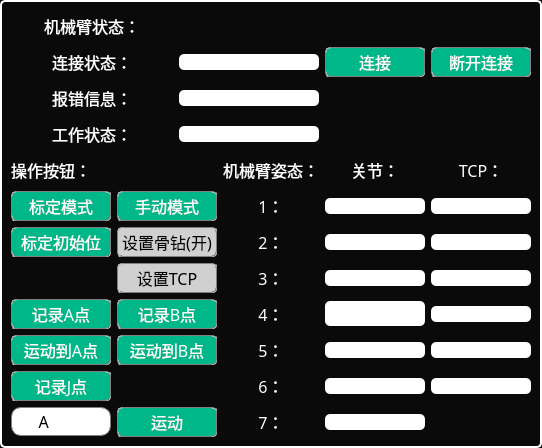
<?xml version="1.0" encoding="UTF-8"?>
<ui version="4.0">
 <class>RobotViewControls</class>
 <widget class="QWidget" name="RobotViewControls">
  <property name="geometry">
   <rect>
    <x>0</x>
    <y>0</y>
    <width>540</width>
    <height>448</height>
   </rect>
  </property>
  <property name="windowTitle">
   <string>Widget</string>
  </property>
  <property name="styleSheet">
   <string notr="true">QWidget{
  background-color: transparent;
  background:#0a0a0a;
  border: 2px solid white; 
  border-radius: 5px;
}

</string>
  </property>
  <layout class="QGridLayout" name="gridLayout">
   <item row="0" column="0" colspan="3">
    <layout class="QGridLayout" name="gridLayout_2">
     <item row="0" column="0">
      <widget class="QLabel" name="label">
       <property name="sizePolicy">
        <sizepolicy hsizetype="Preferred" vsizetype="Fixed">
         <horstretch>0</horstretch>
         <verstretch>0</verstretch>
        </sizepolicy>
       </property>
       <property name="minimumSize">
        <size>
         <width>0</width>
         <height>30</height>
        </size>
       </property>
       <property name="font">
        <font>
         <family>黑体</family>
         <pointsize>12</pointsize>
        </font>
       </property>
       <property name="styleSheet">
        <string notr="true">border:0px;</string>
       </property>
       <property name="lineWidth">
        <number>1</number>
       </property>
       <property name="midLineWidth">
        <number>0</number>
       </property>
       <property name="text">
        <string>&lt;html&gt;&lt;head/&gt;&lt;body&gt;&lt;p&gt;&lt;span style=&quot; color:#ffffff;&quot;&gt;机械臂状态：&lt;/span&gt;&lt;/p&gt;&lt;/body&gt;&lt;/html&gt;</string>
       </property>
       <property name="alignment">
        <set>Qt::AlignCenter</set>
       </property>
      </widget>
     </item>
     <item row="1" column="1">
      <widget class="QLineEdit" name="robotconnectstate">
       <property name="minimumSize">
        <size>
         <width>140</width>
         <height>0</height>
        </size>
       </property>
       <property name="maximumSize">
        <size>
         <width>140</width>
         <height>16777215</height>
        </size>
       </property>
       <property name="styleSheet">
        <string notr="true">background-color: rgb(255, 255, 255);
font:12pt &quot;黑体&quot;;
border:0px;</string>
       </property>
      </widget>
     </item>
     <item row="3" column="1">
      <widget class="QLineEdit" name="robotworkmode">
       <property name="minimumSize">
        <size>
         <width>140</width>
         <height>0</height>
        </size>
       </property>
       <property name="maximumSize">
        <size>
         <width>140</width>
         <height>16777215</height>
        </size>
       </property>
       <property name="styleSheet">
        <string notr="true">background-color: rgb(255, 255, 255);
font:12pt &quot;黑体&quot;;border:0px;</string>
       </property>
      </widget>
     </item>
     <item row="2" column="0">
      <widget class="QLabel" name="label_4">
       <property name="minimumSize">
        <size>
         <width>0</width>
         <height>30</height>
        </size>
       </property>
       <property name="font">
        <font>
         <family>黑体</family>
         <pointsize>12</pointsize>
        </font>
       </property>
       <property name="styleSheet">
        <string notr="true">border:0px; 
</string>
       </property>
       <property name="text">
        <string>&lt;html&gt;&lt;head/&gt;&lt;body&gt;&lt;p&gt;&lt;span style=&quot; color:#ffffff;&quot;&gt;报错信息：&lt;/span&gt;&lt;/p&gt;&lt;/body&gt;&lt;/html&gt;</string>
       </property>
       <property name="alignment">
        <set>Qt::AlignCenter</set>
       </property>
      </widget>
     </item>
     <item row="1" column="2">
      <widget class="QPushButton" name="SocketConnect">
       <property name="minimumSize">
        <size>
         <width>100</width>
         <height>30</height>
        </size>
       </property>
       <property name="maximumSize">
        <size>
         <width>100</width>
         <height>30</height>
        </size>
       </property>
       <property name="font">
        <font>
         <family>黑体</family>
         <pointsize>12</pointsize>
        </font>
       </property>
       <property name="styleSheet">
        <string notr="true">QPushButton{
	background:rgb(0, 183, 138);
	border:1px groove gray;
	border-radius:5px;
	color:white;
}
QPushButton::hover{
	background: rgb(237, 240, 243);
	border:1px groove gray;
	border-radius:5px;
	color:black;
}
QPushButton::pressed { 
	padding-left:6px;
	padding-top:6px;
}</string>
       </property>
       <property name="text">
        <string>连接</string>
       </property>
      </widget>
     </item>
     <item row="2" column="1">
      <widget class="QLineEdit" name="errorstate">
       <property name="minimumSize">
        <size>
         <width>140</width>
         <height>0</height>
        </size>
       </property>
       <property name="maximumSize">
        <size>
         <width>140</width>
         <height>16777215</height>
        </size>
       </property>
       <property name="styleSheet">
        <string notr="true">background-color: rgb(255, 255, 255);
font:12pt &quot;黑体&quot;;border:0px;</string>
       </property>
      </widget>
     </item>
     <item row="3" column="0">
      <widget class="QLabel" name="label_5">
       <property name="minimumSize">
        <size>
         <width>0</width>
         <height>30</height>
        </size>
       </property>
       <property name="font">
        <font>
         <family>黑体</family>
         <pointsize>12</pointsize>
        </font>
       </property>
       <property name="styleSheet">
        <string notr="true">border:0px;</string>
       </property>
       <property name="text">
        <string>&lt;html&gt;&lt;head/&gt;&lt;body&gt;&lt;p&gt;&lt;span style=&quot; color:#ffffff;&quot;&gt;工作状态：&lt;/span&gt;&lt;/p&gt;&lt;/body&gt;&lt;/html&gt;</string>
       </property>
       <property name="alignment">
        <set>Qt::AlignCenter</set>
       </property>
      </widget>
     </item>
     <item row="1" column="0">
      <widget class="QLabel" name="label_2">
       <property name="minimumSize">
        <size>
         <width>0</width>
         <height>30</height>
        </size>
       </property>
       <property name="font">
        <font>
         <family>黑体</family>
         <pointsize>12</pointsize>
        </font>
       </property>
       <property name="styleSheet">
        <string notr="true">border:0px;</string>
       </property>
       <property name="text">
        <string>&lt;html&gt;&lt;head/&gt;&lt;body&gt;&lt;p&gt;&lt;span style=&quot; color:#ffffff;&quot;&gt;连接状态：&lt;/span&gt;&lt;/p&gt;&lt;/body&gt;&lt;/html&gt;</string>
       </property>
       <property name="alignment">
        <set>Qt::AlignCenter</set>
       </property>
      </widget>
     </item>
     <item row="1" column="3">
      <widget class="QPushButton" name="SocketDisConnect">
       <property name="minimumSize">
        <size>
         <width>100</width>
         <height>30</height>
        </size>
       </property>
       <property name="maximumSize">
        <size>
         <width>100</width>
         <height>30</height>
        </size>
       </property>
       <property name="font">
        <font>
         <family>黑体</family>
         <pointsize>12</pointsize>
        </font>
       </property>
       <property name="styleSheet">
        <string notr="true">QPushButton{
	background:rgb(0, 183, 138);
	border:1px groove gray;
	border-radius:5px;
	color:white;
}
QPushButton::hover{
	background: rgb(237, 240, 243);
	border:1px groove gray;
	border-radius:5px;
	color:black;
}
QPushButton::pressed { 
	padding-left:6px;
	padding-top:6px;
}</string>
       </property>
       <property name="text">
        <string>断开连接</string>
       </property>
      </widget>
     </item>
    </layout>
   </item>
   <item row="1" column="0">
    <widget class="QLabel" name="label_16">
     <property name="sizePolicy">
      <sizepolicy hsizetype="Preferred" vsizetype="Fixed">
       <horstretch>0</horstretch>
       <verstretch>0</verstretch>
      </sizepolicy>
     </property>
     <property name="minimumSize">
      <size>
       <width>0</width>
       <height>30</height>
      </size>
     </property>
     <property name="maximumSize">
      <size>
       <width>16777215</width>
       <height>30</height>
      </size>
     </property>
     <property name="font">
      <font>
       <family>黑体</family>
       <pointsize>12</pointsize>
      </font>
     </property>
     <property name="styleSheet">
      <string notr="true">border:0px;</string>
     </property>
     <property name="text">
      <string>&lt;html&gt;&lt;head/&gt;&lt;body&gt;&lt;p&gt;&lt;span style=&quot; color:#ffffff;&quot;&gt;操作按钮：&lt;/span&gt;&lt;/p&gt;&lt;/body&gt;&lt;/html&gt;</string>
     </property>
    </widget>
   </item>
   <item row="1" column="2" rowspan="8">
    <layout class="QGridLayout" name="gridLayout_3">
     <item row="2" column="0">
      <widget class="QLabel" name="label_7">
       <property name="minimumSize">
        <size>
         <width>0</width>
         <height>30</height>
        </size>
       </property>
       <property name="font">
        <font>
         <family>黑体</family>
         <pointsize>12</pointsize>
        </font>
       </property>
       <property name="styleSheet">
        <string notr="true">border:0px;</string>
       </property>
       <property name="text">
        <string>&lt;html&gt;&lt;head/&gt;&lt;body&gt;&lt;p&gt;&lt;span style=&quot; color:#ffffff;&quot;&gt;2：&lt;/span&gt;&lt;/p&gt;&lt;/body&gt;&lt;/html&gt;</string>
       </property>
       <property name="alignment">
        <set>Qt::AlignCenter</set>
       </property>
      </widget>
     </item>
     <item row="3" column="0">
      <widget class="QLabel" name="label_8">
       <property name="minimumSize">
        <size>
         <width>0</width>
         <height>30</height>
        </size>
       </property>
       <property name="font">
        <font>
         <family>黑体</family>
         <pointsize>12</pointsize>
        </font>
       </property>
       <property name="styleSheet">
        <string notr="true">border:0px;</string>
       </property>
       <property name="text">
        <string>&lt;html&gt;&lt;head/&gt;&lt;body&gt;&lt;p&gt;&lt;span style=&quot; color:#ffffff;&quot;&gt;3：&lt;/span&gt;&lt;/p&gt;&lt;/body&gt;&lt;/html&gt;</string>
       </property>
       <property name="alignment">
        <set>Qt::AlignCenter</set>
       </property>
      </widget>
     </item>
     <item row="1" column="0">
      <widget class="QLabel" name="label_6">
       <property name="minimumSize">
        <size>
         <width>0</width>
         <height>30</height>
        </size>
       </property>
       <property name="font">
        <font>
         <family>黑体</family>
         <pointsize>12</pointsize>
        </font>
       </property>
       <property name="styleSheet">
        <string notr="true">border:0px;</string>
       </property>
       <property name="text">
        <string>&lt;html&gt;&lt;head/&gt;&lt;body&gt;&lt;p&gt;&lt;span style=&quot; color:#ffffff;&quot;&gt;1：&lt;/span&gt;&lt;/p&gt;&lt;/body&gt;&lt;/html&gt;</string>
       </property>
       <property name="alignment">
        <set>Qt::AlignCenter</set>
       </property>
      </widget>
     </item>
     <item row="3" column="2">
      <widget class="QLineEdit" name="z">
       <property name="minimumSize">
        <size>
         <width>100</width>
         <height>0</height>
        </size>
       </property>
       <property name="maximumSize">
        <size>
         <width>100</width>
         <height>16777215</height>
        </size>
       </property>
       <property name="styleSheet">
        <string notr="true">border:0px;background-color: rgb(255, 255, 255);
font:12pt &quot;黑体&quot;;</string>
       </property>
      </widget>
     </item>
     <item row="4" column="0">
      <widget class="QLabel" name="label_9">
       <property name="minimumSize">
        <size>
         <width>0</width>
         <height>30</height>
        </size>
       </property>
       <property name="font">
        <font>
         <family>黑体</family>
         <pointsize>12</pointsize>
        </font>
       </property>
       <property name="styleSheet">
        <string notr="true">border:0px;</string>
       </property>
       <property name="text">
        <string>&lt;html&gt;&lt;head/&gt;&lt;body&gt;&lt;p&gt;&lt;span style=&quot; color:#ffffff;&quot;&gt;4：&lt;/span&gt;&lt;/p&gt;&lt;/body&gt;&lt;/html&gt;</string>
       </property>
       <property name="alignment">
        <set>Qt::AlignCenter</set>
       </property>
      </widget>
     </item>
     <item row="4" column="2">
      <widget class="QLineEdit" name="a">
       <property name="minimumSize">
        <size>
         <width>100</width>
         <height>0</height>
        </size>
       </property>
       <property name="maximumSize">
        <size>
         <width>100</width>
         <height>16777215</height>
        </size>
       </property>
       <property name="styleSheet">
        <string notr="true">border:0px;background-color: rgb(255, 255, 255);
font:12pt &quot;黑体&quot;;</string>
       </property>
      </widget>
     </item>
     <item row="2" column="2">
      <widget class="QLineEdit" name="y">
       <property name="minimumSize">
        <size>
         <width>100</width>
         <height>0</height>
        </size>
       </property>
       <property name="maximumSize">
        <size>
         <width>100</width>
         <height>16777215</height>
        </size>
       </property>
       <property name="styleSheet">
        <string notr="true">background-color: rgb(255, 255, 255);
font:12pt &quot;黑体&quot;;border:0px;</string>
       </property>
      </widget>
     </item>
     <item row="7" column="1">
      <widget class="QLineEdit" name="j6">
       <property name="minimumSize">
        <size>
         <width>100</width>
         <height>0</height>
        </size>
       </property>
       <property name="maximumSize">
        <size>
         <width>100</width>
         <height>16777215</height>
        </size>
       </property>
       <property name="styleSheet">
        <string notr="true">background-color: rgb(255, 255, 255);
font:12pt &quot;黑体&quot;;
border:0px;</string>
       </property>
      </widget>
     </item>
     <item row="5" column="2">
      <widget class="QLineEdit" name="b">
       <property name="minimumSize">
        <size>
         <width>100</width>
         <height>0</height>
        </size>
       </property>
       <property name="maximumSize">
        <size>
         <width>100</width>
         <height>16777215</height>
        </size>
       </property>
       <property name="styleSheet">
        <string notr="true">border:0px;background-color: rgb(255, 255, 255);
font:12pt &quot;黑体&quot;;</string>
       </property>
      </widget>
     </item>
     <item row="4" column="1">
      <widget class="QLineEdit" name="j3">
       <property name="minimumSize">
        <size>
         <width>100</width>
         <height>0</height>
        </size>
       </property>
       <property name="maximumSize">
        <size>
         <width>100</width>
         <height>16777215</height>
        </size>
       </property>
       <property name="font">
        <font>
         <family>黑体</family>
         <pointsize>12</pointsize>
         <weight>50</weight>
         <italic>false</italic>
         <bold>false</bold>
        </font>
       </property>
       <property name="styleSheet">
        <string notr="true">border:0px;background-color: rgb(255, 255, 255);
font:12pt &quot;黑体&quot;;</string>
       </property>
       <property name="text">
        <string/>
       </property>
      </widget>
     </item>
     <item row="1" column="2">
      <widget class="QLineEdit" name="x">
       <property name="minimumSize">
        <size>
         <width>100</width>
         <height>0</height>
        </size>
       </property>
       <property name="maximumSize">
        <size>
         <width>100</width>
         <height>16777215</height>
        </size>
       </property>
       <property name="styleSheet">
        <string notr="true">background-color: rgb(255, 255, 255);
font:12pt &quot;黑体&quot;;border:0px;</string>
       </property>
      </widget>
     </item>
     <item row="0" column="0">
      <widget class="QLabel" name="label_12">
       <property name="sizePolicy">
        <sizepolicy hsizetype="Preferred" vsizetype="Fixed">
         <horstretch>0</horstretch>
         <verstretch>0</verstretch>
        </sizepolicy>
       </property>
       <property name="minimumSize">
        <size>
         <width>0</width>
         <height>30</height>
        </size>
       </property>
       <property name="maximumSize">
        <size>
         <width>16777215</width>
         <height>30</height>
        </size>
       </property>
       <property name="font">
        <font>
         <family>黑体</family>
         <pointsize>12</pointsize>
        </font>
       </property>
       <property name="styleSheet">
        <string notr="true">border:0px;</string>
       </property>
       <property name="text">
        <string>&lt;html&gt;&lt;head/&gt;&lt;body&gt;&lt;p&gt;&lt;span style=&quot; color:#ffffff;&quot;&gt;机械臂姿态：&lt;/span&gt;&lt;/p&gt;&lt;/body&gt;&lt;/html&gt;</string>
       </property>
       <property name="alignment">
        <set>Qt::AlignLeading|Qt::AlignLeft|Qt::AlignVCenter</set>
       </property>
      </widget>
     </item>
     <item row="3" column="1">
      <widget class="QLineEdit" name="j2">
       <property name="minimumSize">
        <size>
         <width>100</width>
         <height>0</height>
        </size>
       </property>
       <property name="maximumSize">
        <size>
         <width>100</width>
         <height>16777215</height>
        </size>
       </property>
       <property name="styleSheet">
        <string notr="true">background-color: rgb(255, 255, 255);
font:12pt &quot;黑体&quot;;border:0px;</string>
       </property>
      </widget>
     </item>
     <item row="1" column="1">
      <widget class="QLineEdit" name="j0">
       <property name="minimumSize">
        <size>
         <width>100</width>
         <height>0</height>
        </size>
       </property>
       <property name="maximumSize">
        <size>
         <width>100</width>
         <height>16777215</height>
        </size>
       </property>
       <property name="styleSheet">
        <string notr="true">background-color: rgb(255, 255, 255);
font:12pt &quot;黑体&quot;;border:0px;</string>
       </property>
      </widget>
     </item>
     <item row="5" column="0">
      <widget class="QLabel" name="label_10">
       <property name="minimumSize">
        <size>
         <width>0</width>
         <height>30</height>
        </size>
       </property>
       <property name="font">
        <font>
         <family>黑体</family>
         <pointsize>12</pointsize>
        </font>
       </property>
       <property name="styleSheet">
        <string notr="true">border:0px;</string>
       </property>
       <property name="text">
        <string>&lt;html&gt;&lt;head/&gt;&lt;body&gt;&lt;p&gt;&lt;span style=&quot; color:#ffffff;&quot;&gt;5：&lt;/span&gt;&lt;/p&gt;&lt;/body&gt;&lt;/html&gt;</string>
       </property>
       <property name="alignment">
        <set>Qt::AlignCenter</set>
       </property>
      </widget>
     </item>
     <item row="6" column="0">
      <widget class="QLabel" name="label_11">
       <property name="minimumSize">
        <size>
         <width>0</width>
         <height>30</height>
        </size>
       </property>
       <property name="font">
        <font>
         <family>黑体</family>
         <pointsize>12</pointsize>
        </font>
       </property>
       <property name="styleSheet">
        <string notr="true">border:0px;</string>
       </property>
       <property name="text">
        <string>&lt;html&gt;&lt;head/&gt;&lt;body&gt;&lt;p&gt;&lt;span style=&quot; color:#ffffff;&quot;&gt;6：&lt;/span&gt;&lt;/p&gt;&lt;/body&gt;&lt;/html&gt;</string>
       </property>
       <property name="alignment">
        <set>Qt::AlignCenter</set>
       </property>
      </widget>
     </item>
     <item row="0" column="2">
      <widget class="QLabel" name="label_15">
       <property name="minimumSize">
        <size>
         <width>0</width>
         <height>30</height>
        </size>
       </property>
       <property name="maximumSize">
        <size>
         <width>16777215</width>
         <height>30</height>
        </size>
       </property>
       <property name="font">
        <font>
         <family>黑体</family>
         <pointsize>12</pointsize>
        </font>
       </property>
       <property name="styleSheet">
        <string notr="true">border:0px;</string>
       </property>
       <property name="text">
        <string>&lt;html&gt;&lt;head/&gt;&lt;body&gt;&lt;p&gt;&lt;span style=&quot; color:#ffffff;&quot;&gt;TCP：&lt;/span&gt;&lt;/p&gt;&lt;/body&gt;&lt;/html&gt;</string>
       </property>
       <property name="alignment">
        <set>Qt::AlignCenter</set>
       </property>
      </widget>
     </item>
     <item row="5" column="1">
      <widget class="QLineEdit" name="j4">
       <property name="minimumSize">
        <size>
         <width>100</width>
         <height>0</height>
        </size>
       </property>
       <property name="maximumSize">
        <size>
         <width>100</width>
         <height>16777215</height>
        </size>
       </property>
       <property name="styleSheet">
        <string notr="true">background-color: rgb(255, 255, 255);
font:12pt &quot;黑体&quot;;border:0px;</string>
       </property>
      </widget>
     </item>
     <item row="2" column="1">
      <widget class="QLineEdit" name="j1">
       <property name="minimumSize">
        <size>
         <width>100</width>
         <height>0</height>
        </size>
       </property>
       <property name="maximumSize">
        <size>
         <width>100</width>
         <height>16777215</height>
        </size>
       </property>
       <property name="styleSheet">
        <string notr="true">background-color: rgb(255, 255, 255);
font:12pt &quot;黑体&quot;;border:0px;</string>
       </property>
      </widget>
     </item>
     <item row="6" column="2">
      <widget class="QLineEdit" name="c">
       <property name="minimumSize">
        <size>
         <width>100</width>
         <height>0</height>
        </size>
       </property>
       <property name="maximumSize">
        <size>
         <width>100</width>
         <height>16777215</height>
        </size>
       </property>
       <property name="styleSheet">
        <string notr="true">border:0px;background-color: rgb(255, 255, 255);
font:12pt &quot;黑体&quot;;</string>
       </property>
      </widget>
     </item>
     <item row="6" column="1">
      <widget class="QLineEdit" name="j5">
       <property name="minimumSize">
        <size>
         <width>100</width>
         <height>0</height>
        </size>
       </property>
       <property name="maximumSize">
        <size>
         <width>100</width>
         <height>16777215</height>
        </size>
       </property>
       <property name="styleSheet">
        <string notr="true">background-color: rgb(255, 255, 255);
font:12pt &quot;黑体&quot;;
border:0px;</string>
       </property>
      </widget>
     </item>
     <item row="0" column="1">
      <widget class="QLabel" name="label_14">
       <property name="minimumSize">
        <size>
         <width>0</width>
         <height>30</height>
        </size>
       </property>
       <property name="maximumSize">
        <size>
         <width>16777215</width>
         <height>30</height>
        </size>
       </property>
       <property name="font">
        <font>
         <family>黑体</family>
         <pointsize>12</pointsize>
        </font>
       </property>
       <property name="styleSheet">
        <string notr="true">border:0px;</string>
       </property>
       <property name="text">
        <string>&lt;html&gt;&lt;head/&gt;&lt;body&gt;&lt;p&gt;&lt;span style=&quot; color:#ffffff;&quot;&gt;关节：&lt;/span&gt;&lt;/p&gt;&lt;/body&gt;&lt;/html&gt;</string>
       </property>
       <property name="alignment">
        <set>Qt::AlignCenter</set>
       </property>
      </widget>
     </item>
     <item row="7" column="0">
      <widget class="QLabel" name="label_13">
       <property name="minimumSize">
        <size>
         <width>0</width>
         <height>30</height>
        </size>
       </property>
       <property name="font">
        <font>
         <family>黑体</family>
         <pointsize>12</pointsize>
        </font>
       </property>
       <property name="styleSheet">
        <string notr="true">border:0px;</string>
       </property>
       <property name="text">
        <string>&lt;html&gt;&lt;head/&gt;&lt;body&gt;&lt;p&gt;&lt;span style=&quot; color:#ffffff;&quot;&gt;7：&lt;/span&gt;&lt;/p&gt;&lt;/body&gt;&lt;/html&gt;</string>
       </property>
       <property name="alignment">
        <set>Qt::AlignCenter</set>
       </property>
      </widget>
     </item>
    </layout>
   </item>
   <item row="2" column="0">
    <widget class="QPushButton" name="kuka_mode_3">
     <property name="minimumSize">
      <size>
       <width>100</width>
       <height>30</height>
      </size>
     </property>
     <property name="font">
      <font>
       <family>黑体</family>
       <pointsize>12</pointsize>
      </font>
     </property>
     <property name="styleSheet">
      <string notr="true">QPushButton{
	background:rgb(0, 183, 138);
	border:1px groove gray;
	border-radius:5px;
	color:white;
}
QPushButton::hover{
	background: rgb(237, 240, 243);
	border:1px groove gray;
	border-radius:5px;
	color:black;
}
QPushButton::disabled{	
	background-color: rgb(208, 208, 208);
	border:1px groove gray;
	border-radius:5px;
	color:black;
}
QPushButton::pressed { 
	padding-left:6px;
	padding-top:6px;
}</string>
     </property>
     <property name="text">
      <string>标定模式</string>
     </property>
    </widget>
   </item>
   <item row="2" column="1">
    <widget class="QPushButton" name="kuka_mode_1">
     <property name="minimumSize">
      <size>
       <width>100</width>
       <height>30</height>
      </size>
     </property>
     <property name="font">
      <font>
       <family>黑体</family>
       <pointsize>12</pointsize>
      </font>
     </property>
     <property name="styleSheet">
      <string notr="true">QPushButton{
	background:rgb(0, 183, 138);
	border:1px groove gray;
	border-radius:5px;
	color:white;
}
QPushButton::hover{
	background: rgb(237, 240, 243);
	border:1px groove gray;
	border-radius:5px;
	color:black;
}
QPushButton::disabled{	
	background-color: rgb(208, 208, 208);
	border:1px groove gray;
	border-radius:5px;
	color:black;
}
QPushButton::pressed { 
	padding-left:6px;
	padding-top:6px;
}</string>
     </property>
     <property name="text">
      <string>手动模式</string>
     </property>
    </widget>
   </item>
   <item row="3" column="0">
    <widget class="QPushButton" name="setInitialPoint">
     <property name="enabled">
      <bool>true</bool>
     </property>
     <property name="sizePolicy">
      <sizepolicy hsizetype="Fixed" vsizetype="Fixed">
       <horstretch>0</horstretch>
       <verstretch>0</verstretch>
      </sizepolicy>
     </property>
     <property name="minimumSize">
      <size>
       <width>100</width>
       <height>30</height>
      </size>
     </property>
     <property name="maximumSize">
      <size>
       <width>100</width>
       <height>16777215</height>
      </size>
     </property>
     <property name="font">
      <font>
       <family>黑体</family>
       <pointsize>12</pointsize>
      </font>
     </property>
     <property name="styleSheet">
      <string notr="true">QPushButton{
	background:rgb(0, 183, 138);
	border:1px groove gray;
	border-radius:5px;
	color:white;
}
QPushButton::hover{
	background: rgb(237, 240, 243);
	border:1px groove gray;
	border-radius:5px;
	color:black;
}
QPushButton::disabled{	
	background-color: rgb(208, 208, 208);
	border:1px groove gray;
	border-radius:5px;
	color:black;
}
QPushButton::pressed { 
	padding-left:6px;
	padding-top:6px;
}</string>
     </property>
     <property name="text">
      <string>标定初始位</string>
     </property>
    </widget>
   </item>
   <item row="3" column="1">
    <widget class="QPushButton" name="setIO">
     <property name="enabled">
      <bool>false</bool>
     </property>
     <property name="minimumSize">
      <size>
       <width>100</width>
       <height>30</height>
      </size>
     </property>
     <property name="font">
      <font>
       <family>黑体</family>
       <pointsize>12</pointsize>
      </font>
     </property>
     <property name="styleSheet">
      <string notr="true">QPushButton{
	background:rgb(0, 183, 138);
	border:1px groove gray;
	border-radius:5px;
	color:white;
}
QPushButton::hover{
	background: rgb(237, 240, 243);
	border:1px groove gray;
	border-radius:5px;
	color:black;
}
QPushButton::disabled{	
	background-color: rgb(208, 208, 208);
	border:1px groove gray;
	border-radius:5px;
	color:black;
}
QPushButton::pressed { 
	padding-left:6px;
	padding-top:6px;
}</string>
     </property>
     <property name="text">
      <string>设置骨钻(开)</string>
     </property>
    </widget>
   </item>
   <item row="4" column="1">
    <widget class="QPushButton" name="SetTcpInfo">
     <property name="enabled">
      <bool>false</bool>
     </property>
     <property name="minimumSize">
      <size>
       <width>100</width>
       <height>30</height>
      </size>
     </property>
     <property name="font">
      <font>
       <family>黑体</family>
       <pointsize>12</pointsize>
      </font>
     </property>
     <property name="styleSheet">
      <string notr="true">QPushButton{
	background:rgb(0, 183, 138);
	border:1px groove gray;
	border-radius:5px;
	color:white;
}
QPushButton::hover{
	background: rgb(237, 240, 243);
	border:1px groove gray;
	border-radius:5px;
	color:black;
}
QPushButton::disabled{	
	background-color: rgb(208, 208, 208);
	border:1px groove gray;
	border-radius:5px;
	color:black;
}
QPushButton::pressed { 
	padding-left:6px;
	padding-top:6px;
}</string>
     </property>
     <property name="text">
      <string>设置TCP</string>
     </property>
    </widget>
   </item>
   <item row="5" column="0">
    <widget class="QPushButton" name="pushButtonRecordA">
     <property name="enabled">
      <bool>true</bool>
     </property>
     <property name="sizePolicy">
      <sizepolicy hsizetype="Fixed" vsizetype="Fixed">
       <horstretch>0</horstretch>
       <verstretch>0</verstretch>
      </sizepolicy>
     </property>
     <property name="minimumSize">
      <size>
       <width>100</width>
       <height>30</height>
      </size>
     </property>
     <property name="font">
      <font>
       <family>黑体</family>
       <pointsize>12</pointsize>
      </font>
     </property>
     <property name="styleSheet">
      <string notr="true">QPushButton{
	background:rgb(0, 183, 138);
	border:1px groove gray;
	border-radius:5px;
	color:white;
}
QPushButton::hover{
	background: rgb(237, 240, 243);
	border:1px groove gray;
	border-radius:5px;
	color:black;
}
QPushButton::disabled{	
	background-color: rgb(208, 208, 208);
	border:1px groove gray;
	border-radius:5px;
	color:black;
}
QPushButton::pressed { 
	padding-left:6px;
	padding-top:6px;
}</string>
     </property>
     <property name="text">
      <string>记录A点</string>
     </property>
    </widget>
   </item>
   <item row="5" column="1">
    <widget class="QPushButton" name="pushButtonRecordB">
     <property name="enabled">
      <bool>true</bool>
     </property>
     <property name="minimumSize">
      <size>
       <width>100</width>
       <height>30</height>
      </size>
     </property>
     <property name="font">
      <font>
       <family>黑体</family>
       <pointsize>12</pointsize>
      </font>
     </property>
     <property name="styleSheet">
      <string notr="true">QPushButton{
	background:rgb(0, 183, 138);
	border:1px groove gray;
	border-radius:5px;
	color:white;
}
QPushButton::hover{
	background: rgb(237, 240, 243);
	border:1px groove gray;
	border-radius:5px;
	color:black;
}
QPushButton::disabled{	
	background-color: rgb(208, 208, 208);
	border:1px groove gray;
	border-radius:5px;
	color:black;
}
QPushButton::pressed { 
	padding-left:6px;
	padding-top:6px;
}</string>
     </property>
     <property name="text">
      <string>记录B点</string>
     </property>
    </widget>
   </item>
   <item row="6" column="0">
    <widget class="QPushButton" name="pushButtonMoveA">
     <property name="enabled">
      <bool>true</bool>
     </property>
     <property name="sizePolicy">
      <sizepolicy hsizetype="Fixed" vsizetype="Fixed">
       <horstretch>0</horstretch>
       <verstretch>0</verstretch>
      </sizepolicy>
     </property>
     <property name="minimumSize">
      <size>
       <width>100</width>
       <height>30</height>
      </size>
     </property>
     <property name="font">
      <font>
       <family>黑体</family>
       <pointsize>12</pointsize>
      </font>
     </property>
     <property name="styleSheet">
      <string notr="true">QPushButton{
	background:rgb(0, 183, 138);
	border:1px groove gray;
	border-radius:5px;
	color:white;
}
QPushButton::hover{
	background: rgb(237, 240, 243);
	border:1px groove gray;
	border-radius:5px;
	color:black;
}
QPushButton::disabled{	
	background-color: rgb(208, 208, 208);
	border:1px groove gray;
	border-radius:5px;
	color:black;
}
QPushButton::pressed { 
	padding-left:6px;
	padding-top:6px;
}</string>
     </property>
     <property name="text">
      <string>运动到A点</string>
     </property>
    </widget>
   </item>
   <item row="6" column="1">
    <widget class="QPushButton" name="pushButtonMoveB">
     <property name="enabled">
      <bool>true</bool>
     </property>
     <property name="sizePolicy">
      <sizepolicy hsizetype="Fixed" vsizetype="Fixed">
       <horstretch>0</horstretch>
       <verstretch>0</verstretch>
      </sizepolicy>
     </property>
     <property name="minimumSize">
      <size>
       <width>100</width>
       <height>30</height>
      </size>
     </property>
     <property name="font">
      <font>
       <family>黑体</family>
       <pointsize>12</pointsize>
      </font>
     </property>
     <property name="styleSheet">
      <string notr="true">QPushButton{
	background:rgb(0, 183, 138);
	border:1px groove gray;
	border-radius:5px;
	color:white;
}
QPushButton::hover{
	background: rgb(237, 240, 243);
	border:1px groove gray;
	border-radius:5px;
	color:black;
}
QPushButton::disabled{	
	background-color: rgb(208, 208, 208);
	border:1px groove gray;
	border-radius:5px;
	color:black;
}
QPushButton::pressed { 
	padding-left:6px;
	padding-top:6px;
}</string>
     </property>
     <property name="text">
      <string>运动到B点</string>
     </property>
    </widget>
   </item>
   <item row="7" column="0">
    <widget class="QPushButton" name="pushButtonRecordJ">
     <property name="enabled">
      <bool>true</bool>
     </property>
     <property name="minimumSize">
      <size>
       <width>100</width>
       <height>30</height>
      </size>
     </property>
     <property name="font">
      <font>
       <family>黑体</family>
       <pointsize>12</pointsize>
      </font>
     </property>
     <property name="styleSheet">
      <string notr="true">QPushButton{
	background:rgb(0, 183, 138);
	border:1px groove gray;
	border-radius:5px;
	color:white;
}
QPushButton::hover{
	background: rgb(237, 240, 243);
	border:1px groove gray;
	border-radius:5px;
	color:black;
}
QPushButton::disabled{	
	background-color: rgb(208, 208, 208);
	border:1px groove gray;
	border-radius:5px;
	color:black;
}
QPushButton::pressed { 
	padding-left:6px;
	padding-top:6px;
}</string>
     </property>
     <property name="text">
      <string>记录J点</string>
     </property>
    </widget>
   </item>
   <item row="8" column="0">
    <widget class="QComboBox" name="comboBox">
     <property name="font">
      <font>
       <family>黑体</family>
       <pointsize>12</pointsize>
      </font>
     </property>
     <property name="styleSheet">
      <string notr="true">QComboBox {	
	background-color: rgb(255, 255, 255);
    border: 1px solid gray;
    border-radius: 10px;
    padding: 1px 5px 1px 10px; 
}
QComboBox::drop-down {
    subcontrol-origin: padding;
    subcontrol-position: top right; 
    border-left-width: 1px;
    border-left-color: darkgray;
}
QComboBox::down-arrow {  
	image: url(:/login/down1.png);
}</string>
     </property>
     <item>
      <property name="text">
       <string>    A</string>
      </property>
     </item>
     <item>
      <property name="text">
       <string>    B</string>
      </property>
     </item>
     <item>
      <property name="text">
       <string>    C</string>
      </property>
     </item>
     <item>
      <property name="text">
       <string>    D</string>
      </property>
     </item>
     <item>
      <property name="text">
       <string>    E</string>
      </property>
     </item>
     <item>
      <property name="text">
       <string>    F</string>
      </property>
     </item>
     <item>
      <property name="text">
       <string>    G</string>
      </property>
     </item>
     <item>
      <property name="text">
       <string>    H</string>
      </property>
     </item>
    </widget>
   </item>
   <item row="8" column="1">
    <widget class="QPushButton" name="pushButtonMove">
     <property name="enabled">
      <bool>true</bool>
     </property>
     <property name="minimumSize">
      <size>
       <width>100</width>
       <height>30</height>
      </size>
     </property>
     <property name="font">
      <font>
       <family>黑体</family>
       <pointsize>12</pointsize>
      </font>
     </property>
     <property name="styleSheet">
      <string notr="true">QPushButton{
	background:rgb(0, 183, 138);
	border:1px groove gray;
	border-radius:5px;
	color:white;
}
QPushButton::hover{
	background: rgb(237, 240, 243);
	border:1px groove gray;
	border-radius:5px;
	color:black;
}
QPushButton::disabled{	
	background-color: rgb(208, 208, 208);
	border:1px groove gray;
	border-radius:5px;
	color:black;
}
QPushButton::pressed { 
	padding-left:6px;
	padding-top:6px;
}</string>
     </property>
     <property name="text">
      <string>运动</string>
     </property>
    </widget>
   </item>
  </layout>
 </widget>
 <resources>
  <include location="../../resources/resources.qrc"/>
 </resources>
 <connections/>
</ui>
